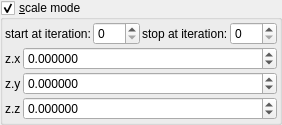
    <widget class="MyGroupBox" name="groupCheck_transf_function_enabledG_false">
     <property name="title">
      <string>&amp;scale mode</string>
     </property>
     <property name="checkable">
      <bool>true</bool>
     </property>
     <layout class="QVBoxLayout" name="verticalLayout_15" stretch="0,0">
      <property name="spacing">
       <number>2</number>
      </property>
      <property name="leftMargin">
       <number>2</number>
      </property>
      <property name="topMargin">
       <number>2</number>
      </property>
      <property name="rightMargin">
       <number>2</number>
      </property>
      <property name="bottomMargin">
       <number>2</number>
      </property>
      <item>
       <layout class="QHBoxLayout" name="horizontalLayout_17" stretch="0,1,0,1">
        <item>
         <widget class="QLabel" name="label_98">
          <property name="text">
           <string>start at iteration:</string>
          </property>
         </widget>
        </item>
        <item>
         <widget class="MySpinBox" name="spinboxInt_transf_start_iterations_G">
          <property name="sizePolicy">
           <sizepolicy hsizetype="Minimum" vsizetype="Maximum">
            <horstretch>0</horstretch>
            <verstretch>0</verstretch>
           </sizepolicy>
          </property>
          <property name="minimum">
           <number>0</number>
          </property>
          <property name="maximum">
           <number>999</number>
          </property>
          <property name="value">
           <number>0</number>
          </property>
         </widget>
        </item>
        <item>
         <widget class="QLabel" name="label_70">
          <property name="text">
           <string>stop at iteration:</string>
          </property>
         </widget>
        </item>
        <item>
         <widget class="MySpinBox" name="spinboxInt_transf_stop_iterations_G">
          <property name="sizePolicy">
           <sizepolicy hsizetype="Preferred" vsizetype="Maximum">
            <horstretch>0</horstretch>
            <verstretch>0</verstretch>
           </sizepolicy>
          </property>
          <property name="maximum">
           <number>999</number>
          </property>
         </widget>
        </item>
       </layout>
      </item>
      <item>
       <layout class="QGridLayout" name="gridLayout_18" columnstretch="0,1">
        <property name="spacing">
         <number>2</number>
        </property>
        <item row="1" column="1">
         <widget class="MyDoubleSpinBox" name="spinbox3_transf_scale3D_111_y">
          <property name="sizePolicy">
           <sizepolicy hsizetype="Minimum" vsizetype="Maximum">
            <horstretch>0</horstretch>
            <verstretch>0</verstretch>
           </sizepolicy>
          </property>
          <property name="prefix">
           <string/>
          </property>
          <property name="suffix">
           <string/>
          </property>
          <property name="decimals">
           <number>6</number>
          </property>
          <property name="minimum">
           <double>-36000.000000000000000</double>
          </property>
          <property name="maximum">
           <double>36000.000000000000000</double>
          </property>
          <property name="singleStep">
           <double>0.100000000000000</double>
          </property>
         </widget>
        </item>
        <item row="0" column="1">
         <widget class="MyDoubleSpinBox" name="spinbox3_transf_scale3D_111_x">
          <property name="sizePolicy">
           <sizepolicy hsizetype="Minimum" vsizetype="Maximum">
            <horstretch>0</horstretch>
            <verstretch>0</verstretch>
           </sizepolicy>
          </property>
          <property name="prefix">
           <string/>
          </property>
          <property name="suffix">
           <string/>
          </property>
          <property name="decimals">
           <number>6</number>
          </property>
          <property name="minimum">
           <double>-36000.000000000000000</double>
          </property>
          <property name="maximum">
           <double>36000.000000000000000</double>
          </property>
          <property name="singleStep">
           <double>0.100000000000000</double>
          </property>
         </widget>
        </item>
        <item row="2" column="1">
         <widget class="MyDoubleSpinBox" name="spinbox3_transf_scale3D_111_z">
          <property name="sizePolicy">
           <sizepolicy hsizetype="Minimum" vsizetype="Maximum">
            <horstretch>0</horstretch>
            <verstretch>0</verstretch>
           </sizepolicy>
          </property>
          <property name="prefix">
           <string/>
          </property>
          <property name="suffix">
           <string/>
          </property>
          <property name="decimals">
           <number>6</number>
          </property>
          <property name="minimum">
           <double>-36000.000000000000000</double>
          </property>
          <property name="maximum">
           <double>36000.000000000000000</double>
          </property>
          <property name="singleStep">
           <double>0.100000000000000</double>
          </property>
         </widget>
        </item>
        <item row="0" column="0">
         <widget class="QLabel" name="label_115">
          <property name="text">
           <string notr="true">z.x</string>
          </property>
         </widget>
        </item>
        <item row="1" column="0">
         <widget class="QLabel" name="label_123">
          <property name="text">
           <string notr="true">z.y</string>
          </property>
         </widget>
        </item>
        <item row="2" column="0">
         <widget class="QLabel" name="label_122">
          <property name="text">
           <string notr="true">z.z</string>
          </property>
         </widget>
        </item>
       </layout>
      </item>
     </layout>
    </widget>
